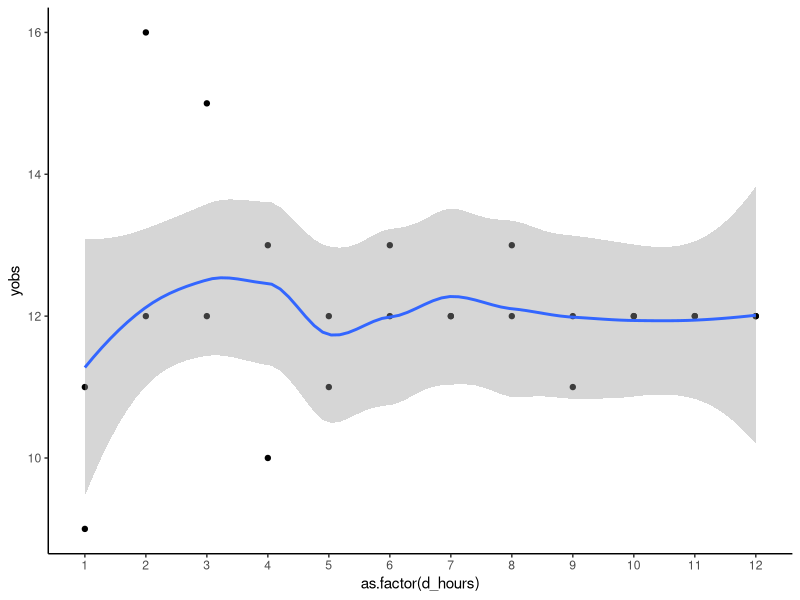
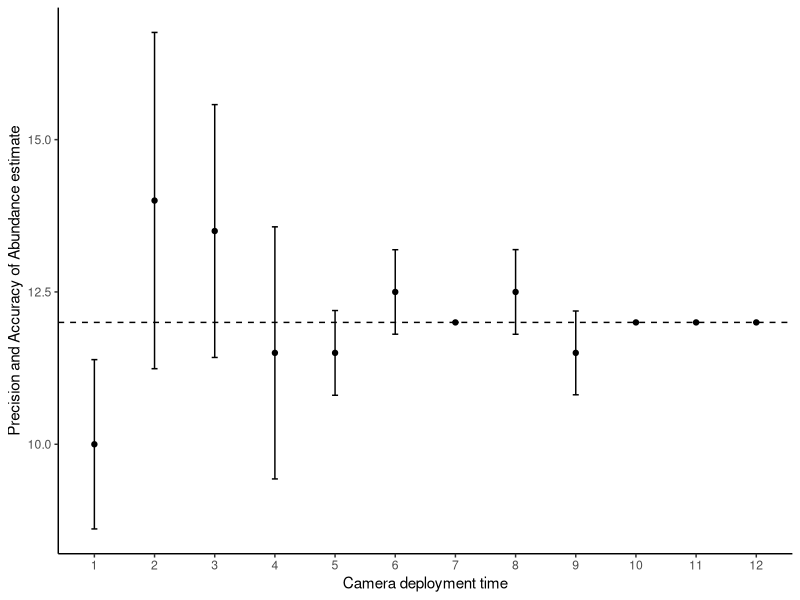

The R source for these figures, in order:
# simulate data on fish abundance (n = 2 cameras per site, deployment time one to 12 hours)
# force variance in estimate of fish abundance to decrease the longer cameras are left out
# use bootstrap resampling to estimate 95% confidence interval width (precision) of abundance estimate

# cabuelow
# 2021-09-01

library(tidyverse)

set.seed(123) # set random number generator to obtain reproducible results

# factors

i_rep <- 2 # camera reps/site
i_hours <- c(1:12) # number of deployment hours

# simulate abundance data

ls <- list() # list for storing results

# loop through number of camera hours and simulate fish counts (yobs)
# expected average count of fish across camera reps is 12

for(i in seq_along(i_hours)){
  hour <- rep(i, i_rep)
  rep <- c(1:i_rep)
  y <- round(abs(rnorm(n = i_rep, mean = 12, sd = 5/i)), 0) # use normal distribution to force variance to decrease with increased number camera hours
  dat <- data.frame(d_hours = hour, c_rep = rep, yobs = y)
  ls[[i]] <- dat
}

dat <- do.call(rbind, ls) # bind simulated data into a dataframe for plotting

# plot data

ggplot(dat) +
  geom_point(aes(x = as.factor(d_hours), y = yobs)) +
  geom_smooth(aes(x = d_hours, y = yobs)) +
  theme_classic()

# bootstrap resample precision (95% confidence interval width) around mean abundance from camera reps

dat.CI <- data.frame(cams = NA, hour = NA, mean_obs = NA, upp.95CI = NA, lwr.95CI = NA) # dataframe for storing results

# loop through number of camera deployment hours and calculate precision

for(j in 1:max(i_hours)){
  
  d2 <- filter(dat, d_hours == paste(j)) # subset data for number of hours
  nboots <- 10000 # number of bootstrap samples
  boot.MSE.result <- numeric(nboots) # for storing results   
  
  for(i in 1:nboots){
     boot.samp <- sample(d2$yobs, nrow(d2), replace=TRUE) # get bootstrap sample 
     boot.MSE.result[i] <- (mean(boot.samp) - mean(d2$yobs))^2 # calculate mean squared error between bootstrap sample and observed/simulated data
  }
  
  SE <- sqrt(mean(boot.MSE.result)) # calculate standard error of the mean across all bootstrapped samples
  
  dat.CI[j,1] <- i_rep
  dat.CI[j,2] <- d2[1,1]
  dat.CI[j,3] <- mean(d2$yobs)
  dat.CI[j,4] <- upper95.limit <- mean(d2$yobs) + qnorm(0.975)*SE # upper 95 percent confidence interval
  dat.CI[j,5] <- lower95.limit <- mean(d2$yobs) - qnorm(0.975)*SE # lower 95 percent confidence interval
}

# plot

ggplot(dat.CI) +
  geom_point(aes(x = as.factor(hour), y = mean_obs)) +
  geom_errorbar(aes(x = as.factor(hour), ymin=lwr.95CI, ymax=upp.95CI), colour="black", width=.1) +
  geom_hline(yintercept = 12, lty = 'dashed') +
  ylab('Precision and Accuracy of Abundance estimate') +
  xlab('Camera deployment time') +
  theme_classic()

